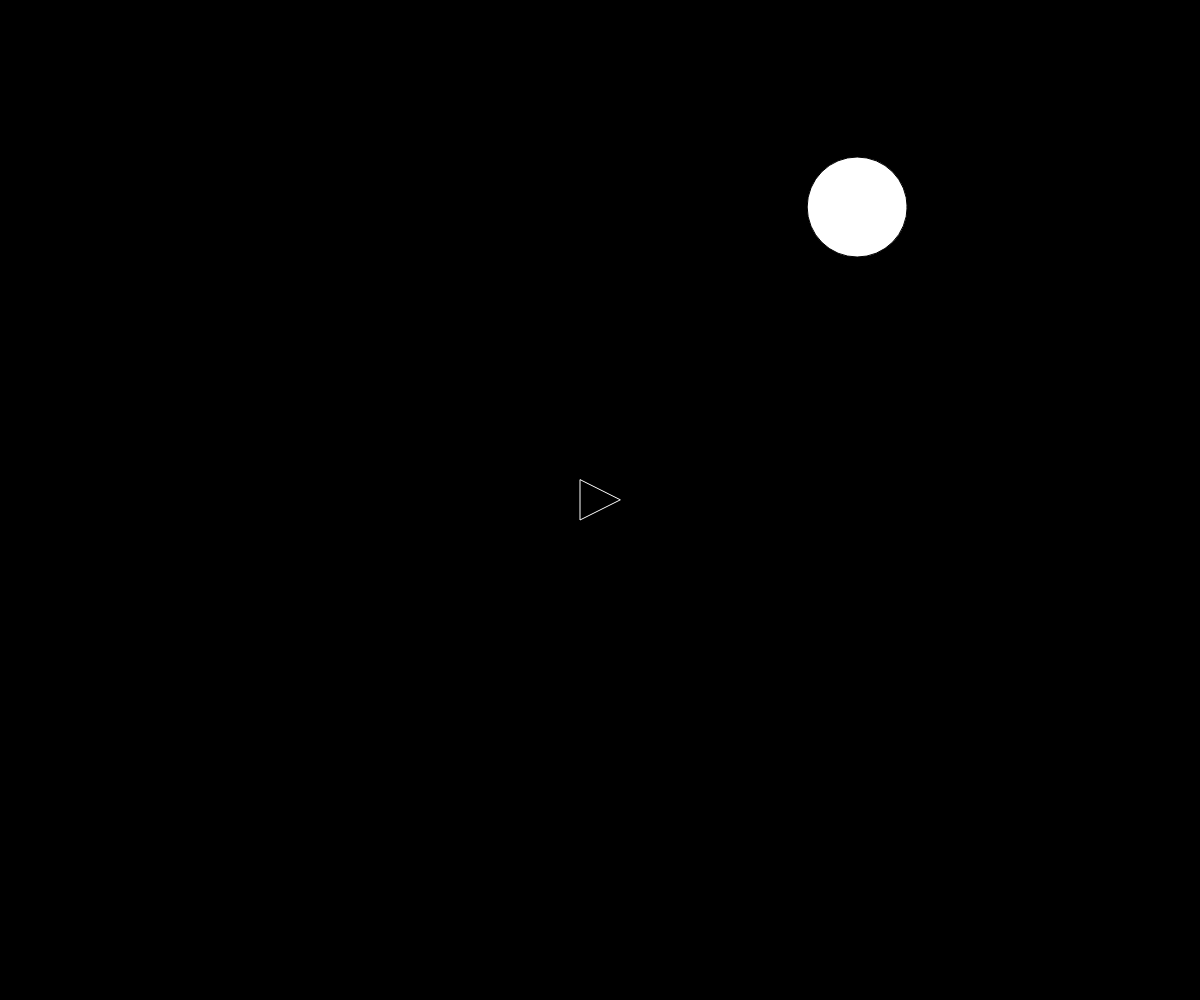
Frame 1 (no input)
Frame 60 (no input): identical to frame 1, image omitted
Frame 120 (the mouse pressed at the canvas centre since frame 60): identical to frame 1, image omitted

The p5.js sketch that drew this single still picture (run headless with seeded random() and noise() and a simulated clock; from frame 60 on, the mouse is pressed at the canvas centre):

// p5.js sketch
// ── sketch.js
var ship;
var asteroids = [];

function setup() {
	createCanvas(windowWidth, windowHeight);
	ship = new Ship();
	asteroids.push(new Asteroid());
}

function draw() {
	background(0);
	ship.render();
	ship.turn();
	ship.update();
	ship.edges();

	for(var i = 0; i < asteroids.length; i++){
		asteroids[i].render();
	}
}

function keyReleased() {
	ship.setRotation(0);
	ship.boosting(false);	
}

function keyPressed() {
	if (keyCode == RIGHT_ARROW) {
		ship.setRotation(0.1);
	} else if ( keyCode == LEFT_ARROW) {
		ship.setRotation(-0.1);
	} else if (keyCode == UP_ARROW) {
		ship.boosting(true);
	}

}


// ── asteroid.js
function Asteroid() {
	this.pos = createVector(random(width), random(height));
	this.r = 50;

	this.render = function() {

		translate(this.pos.x, this.pos.y);
		ellipse(0, 0, this.r * 2);
	}
}
// ── ship.js
function Ship() {
	this.pos = createVector(width/2, height/2)
	this.r = 20;
	this.heading = 0;
	this.rotation = 0;
	this.vel = createVector(0,0);
	this.isBoosting = false;


	this.boosting = function(b) {
		this.isBoosting = b;
	}

	this.update = function() {
		if (this.isBoosting) {
			this.boost();
		}
		this.pos.add(this.vel);
		this.vel.mult(0.99);
	}

	this.boost = function() {
		var force = p5.Vector.fromAngle(this.heading);
		force.mult(0.1);
		this.vel.add(force);
	}

	this.render = function () {
		push();
		translate(this.pos.x, this.pos.y);
		rotate(this.heading + PI/2);
		noFill();
		stroke(255);
		triangle(-this.r, this.r, this.r, this.r, 0, -this.r);
		pop();
	}

	this.edges = function() { //что бы поле было бесконечным

		if(this.pos.x > width + this.r) {
			this.pos.x = -this.r;
		} else if (this.pos.x < -this.r) {
			this.pos.x = width + this.r;
		}

		if(this.pos.y > height + this.r) {
			this.pos.y = -this.r;
		} else if (this.pos.y < -this.r) {
			this.pos.y = height + this.r;
		}
	}

	this.setRotation = function(a) {
		this.rotation = a;
	}

	this.turn = function() {
		this.heading += this.rotation;
	}

}
